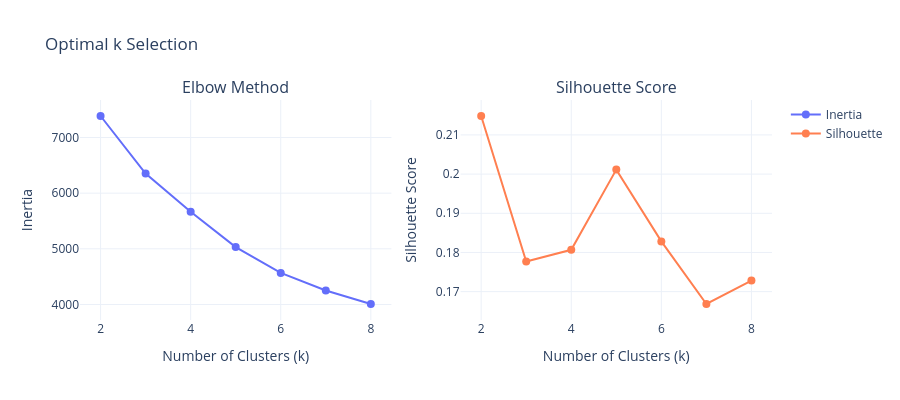

The notebook cell saved with this chart:
### Code cell
# ========================================
# 1. 데이터 준비
# ========================================

# 군집화에 사용할 변수 선택 (5개)

X = filtered_seller[vars].copy()

print(f"분석 대상 판매자 수: {len(X)}")
print(f"사용 변수: {vars}")

# ========================================
# 2. 데이터 표준화
# ========================================

scaler = StandardScaler()
X_scaled = scaler.fit_transform(X)

# DataFrame으로 변환 (나중에 편리함)
X_scaled_df = pd.DataFrame(X_scaled, columns=vars, index=X.index)


# ========================================
# 3. 최적 k 값 탐색
# ========================================

k_range = range(2, 9)  # k=2~8 테스트
inertia_list = []
silhouette_list = []
kmeans_models = {}

for k in k_range:
    # K-means 수행
    kmeans = KMeans(n_clusters=k, random_state=42, n_init=10)
    labels = kmeans.fit_predict(X_scaled)
    
    # 성능 지표 계산
    inertia = kmeans.inertia_  # 군집 내 분산 (낮을수록 좋음)
    silhouette = silhouette_score(X_scaled, labels)  # -1~1 (높을수록 좋음)
    
    inertia_list.append(inertia)
    silhouette_list.append(silhouette)
    kmeans_models[k] = kmeans
    
    print(f"k={k} | Inertia: {inertia:.2f} | Silhouette: {silhouette:.3f}")


# ========================================
# 4. Elbow & Silhouette 차트
# ========================================

from plotly.subplots import make_subplots

fig = make_subplots(
    rows=1, cols=2,
    subplot_titles=("Elbow Method", "Silhouette Score"),
    specs=[[{"secondary_y": False}, {"secondary_y": False}]]
)

# Elbow Plot
fig.add_trace(
    go.Scatter(
        x=list(k_range), y=inertia_list,
        mode='lines+markers',
        name='Inertia',
        marker=dict(size=8)
    ),
    row=1, col=1
)

# Silhouette Plot
fig.add_trace(
    go.Scatter(
        x=list(k_range), y=silhouette_list,
        mode='lines+markers',
        name='Silhouette',
        marker=dict(size=8, color='coral')
    ),
    row=1, col=2
)

fig.update_xaxes(title_text="Number of Clusters (k)", row=1, col=1)
fig.update_xaxes(title_text="Number of Clusters (k)", row=1, col=2)
fig.update_yaxes(title_text="Inertia", row=1, col=1)
fig.update_yaxes(title_text="Silhouette Score", row=1, col=2)

fig.update_layout(
    title="Optimal k Selection",
    template="plotly_white",
    height=400
)

fig.show()

### Figure 1 — Plotly figure (JSON) as saved in the notebook; plotly's stock layout.template omitted (floating-point values rounded to 4 significant figures)
{"data": [{"marker": {"size": 8}, "mode": "lines+markers", "name": "Inertia", "type": "scatter", "x": [2, 3, 4, 5, 6, 7, 8], "xaxis": "x", "y": [7386.0, 6351.0, 5666.0, 5031.0, 4567.0, 4251.0, 4008.0], "yaxis": "y"}, {"marker": {"color": "coral", "size": 8}, "mode": "lines+markers", "name": "Silhouette", "type": "scatter", "x": [2, 3, 4, 5, 6, 7, 8], "xaxis": "x2", "y": [0.2148, 0.1777, 0.1807, 0.2011, 0.1828, 0.1668, 0.1728], "yaxis": "y2"}], "layout": {"annotations": [{"font": {"size": 16}, "showarrow": false, "text": "Elbow Method", "x": 0.225, "xanchor": "center", "xref": "paper", "y": 1, "yanchor": "bottom", "yref": "paper"}, {"font": {"size": 16}, "showarrow": false, "text": "Silhouette Score", "x": 0.775, "xanchor": "center", "xref": "paper", "y": 1, "yanchor": "bottom", "yref": "paper"}], "height": 400, "title": {"text": "Optimal k Selection"}, "xaxis": {"anchor": "y", "domain": [0, 0.45], "title": {"text": "Number of Clusters (k)"}}, "xaxis2": {"anchor": "y2", "domain": [0.55, 1], "title": {"text": "Number of Clusters (k)"}}, "yaxis": {"anchor": "x", "domain": [0, 1], "title": {"text": "Inertia"}}, "yaxis2": {"anchor": "x2", "domain": [0, 1], "title": {"text": "Silhouette Score"}}}}
